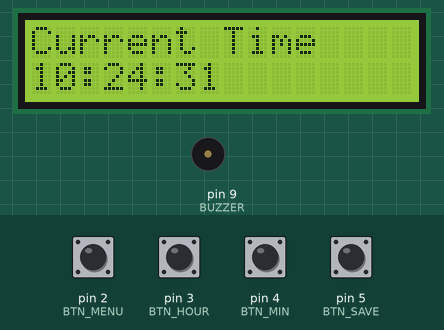
Recording of a sketch running on a simulated Arduino Uno, built with avr-gcc and run on an emulated ATmega328P. On the bench: 16×2 character LCD, buzzer (waves = sounding, pin HIGH). The test bench sets the inputs (shaded band); at power-on: pin 2 (BTN_MENU), pin 3 (BTN_HOUR), pin 4 (BTN_MIN), pin 5 (BTN_SAVE) HIGH. The local clock reads 2024-03-15 10:24:30 at power-on unless the sketch sets it; what the sketch prints to the serial monitor is not drawn.

Above: at 1.2 s.
1.3 s: pin 2 (BTN_MENU) pulled LOW for 0.15 s
At 2.4 s:
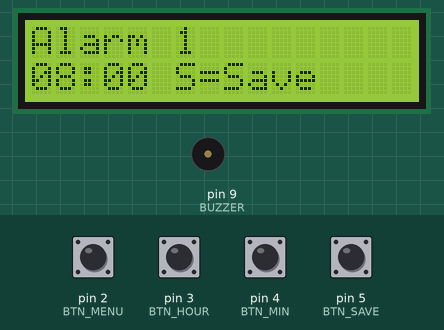
2.9 s: pin 3 (BTN_HOUR) pulled LOW for 0.15 s
4.5 s: pin 4 (BTN_MIN) pulled LOW for 0.15 s
At 5.7 s:
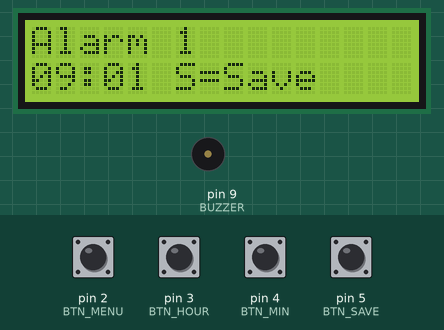
6.1 s: pin 2 (BTN_MENU) pulled LOW for 1 s
At 7.0 s:
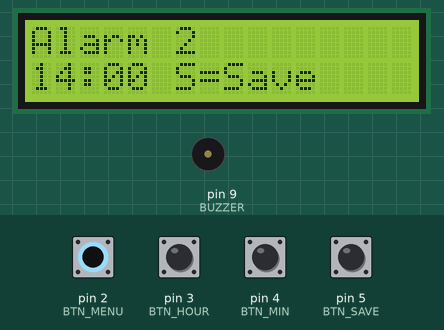
8.6 s: pin 3 (BTN_HOUR) pulled LOW for 1 s
At 9.4 s:
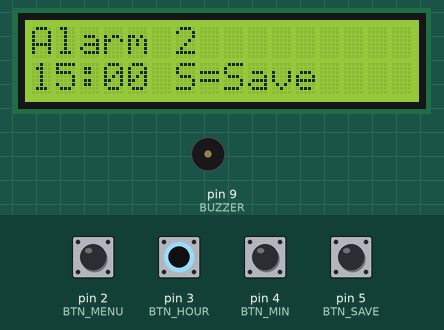
11.1 s: pin 4 (BTN_MIN) pulled LOW for 1 s
At 12.4 s:
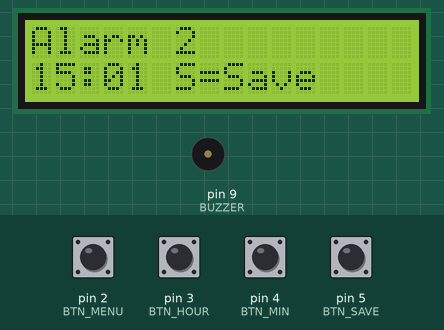
Timing chart, 0 to 14.1 s (numbered marks = the images above; inputs shaded):
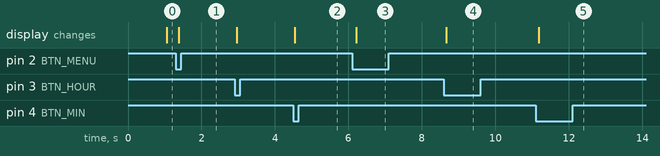

The sketch:

code.ino
```cpp
#include <Wire.h>
#include <LiquidCrystal_I2C.h>
#include <ThreeWire.h>
#include <RtcDS1302.h>
#include <EEPROM.h>

// ---------------- RTC ----------------
#define RTC_DAT 7
#define RTC_CLK 6
#define RTC_RST 8

ThreeWire myWire(RTC_DAT, RTC_CLK, RTC_RST);
RtcDS1302<ThreeWire> Rtc(myWire);

// ---------------- LCD ----------------
LiquidCrystal_I2C lcd(0x27, 16, 2);

// ---------------- BUTTONS ----------------
#define BTN_MENU 2
#define BTN_HOUR 3
#define BTN_MIN 4
#define BTN_SAVE 5

// ---------------- BUZZER ----------------
#define BUZZER 9

// ---------------- ALARMS ----------------
int alarmHour[3];
int alarmMinute[3];

bool alarmDone[3];

int lastDay = -1;

bool alarmActive = false;
int activeAlarm = -1;

// ---------------- UI ----------------
int screen = 0;
int lastScreen = -1;

bool prevMenu = HIGH;
bool prevHour = HIGH;
bool prevMin = HIGH;
bool prevSave = HIGH;

unsigned long lastSerial = 0;

// =====================================

void loadAlarms()
{
    alarmHour[0] = EEPROM.read(0);
    alarmMinute[0] = EEPROM.read(1);

    alarmHour[1] = EEPROM.read(2);
    alarmMinute[1] = EEPROM.read(3);

    alarmHour[2] = EEPROM.read(4);
    alarmMinute[2] = EEPROM.read(5);

    // first boot defaults
    if (alarmHour[0] > 23)
    {
        alarmHour[0] = 8;
        alarmMinute[0] = 0;

        alarmHour[1] = 14;
        alarmMinute[1] = 0;

        alarmHour[2] = 20;
        alarmMinute[2] = 0;
    }
}

void saveAlarm(int idx)
{
    EEPROM.update(idx * 2, alarmHour[idx]);
    EEPROM.update(idx * 2 + 1, alarmMinute[idx]);

    Serial.print("Saved Alarm ");
    Serial.println(idx + 1);
}

// =====================================

void setup()
{
    Serial.begin(9600);

    pinMode(BTN_MENU, INPUT_PULLUP);
    pinMode(BTN_HOUR, INPUT_PULLUP);
    pinMode(BTN_MIN, INPUT_PULLUP);
    pinMode(BTN_SAVE, INPUT_PULLUP);

    pinMode(BUZZER, OUTPUT);

    lcd.init();
    lcd.backlight();

    Rtc.Begin();

    if (Rtc.GetIsWriteProtected())
        Rtc.SetIsWriteProtected(false);

    if (!Rtc.GetIsRunning())
        Rtc.SetIsRunning(true);

    /*
      UNCOMMENT ONLY ONCE

      RtcDateTime compiled(__DATE__, __TIME__);
      Rtc.SetDateTime(compiled);

      Upload.
      Then comment again and re-upload.
    */

    loadAlarms();

    Serial.println("Medicine Reminder Started");
}

// =====================================

void loop()
{
    RtcDateTime now = Rtc.GetDateTime();

    bool menuPressed =
        (digitalRead(BTN_MENU) == LOW && prevMenu == HIGH);

    bool hourPressed =
        (digitalRead(BTN_HOUR) == LOW && prevHour == HIGH);

    bool minPressed =
        (digitalRead(BTN_MIN) == LOW && prevMin == HIGH);

    bool savePressed =
        (digitalRead(BTN_SAVE) == LOW && prevSave == HIGH);

    prevMenu = digitalRead(BTN_MENU);
    prevHour = digitalRead(BTN_HOUR);
    prevMin = digitalRead(BTN_MIN);
    prevSave = digitalRead(BTN_SAVE);

    // -------- New Day --------
    if (now.Day() != lastDay)
    {
        lastDay = now.Day();

        for (int i = 0; i < 3; i++)
            alarmDone[i] = false;

        Serial.println("New Day");
    }

    // -------- Alarm Check --------
    if (!alarmActive)
    {
        for (int i = 0; i < 3; i++)
        {
            if (!alarmDone[i] &&
                now.Hour() == alarmHour[i] &&
                now.Minute() == alarmMinute[i])
            {
                alarmActive = true;
                activeAlarm = i;

                Serial.print("ALARM ");
                Serial.print(i + 1);
                Serial.println(" TRIGGERED");
            }
        }
    }

    // -------- Alarm Screen --------
    if (alarmActive)
    {
        tone(BUZZER, 1000);

        lcd.setCursor(0, 0);
        lcd.print("TAKE MEDICINE ");
        lcd.setCursor(0, 1);
        lcd.print("Alarm ");
        lcd.print(activeAlarm + 1);
        lcd.print(" SAVE");

        if (savePressed)
        {
            alarmDone[activeAlarm] = true;
            alarmActive = false;
            activeAlarm = -1;

            noTone(BUZZER);

            lcd.clear();

            Serial.println("Alarm Acknowledged");
        }

        delay(50);
        return;
    }

    // -------- Menu --------
    if (menuPressed)
    {
        screen++;

        if (screen > 4)
            screen = 0;

        lcd.clear();

        Serial.print("Screen ");
        Serial.println(screen);
    }

    // -------- Draw --------
    if (screen != lastScreen)
    {
        lcd.clear();
        lastScreen = screen;
    }

    switch (screen)
    {
        case 0:
            showTime(now);
            break;

        case 1:
            editAlarm(0, hourPressed, minPressed, savePressed);
            break;

        case 2:
            editAlarm(1, hourPressed, minPressed, savePressed);
            break;

        case 3:
            editAlarm(2, hourPressed, minPressed, savePressed);
            break;

        case 4:
            showAlarms();
            break;
    }

    delay(50);
}

// =====================================

void showTime(RtcDateTime now)
{
    char line[17];

    sprintf(line,
            "%02u:%02u:%02u",
            now.Hour(),
            now.Minute(),
            now.Second());

    lcd.setCursor(0,0);
    lcd.print("Current Time   ");

    lcd.setCursor(0,1);
    lcd.print(line);
    lcd.print("      ");

    if (millis() - lastSerial > 1000)
    {
        Serial.print("TIME ");
        Serial.println(line);

        lastSerial = millis();
    }
}

// =====================================

void editAlarm(
    int idx,
    bool hourPressed,
    bool minPressed,
    bool savePressed)
{
    if (hourPressed)
    {
        alarmHour[idx]++;

        if (alarmHour[idx] > 23)
            alarmHour[idx] = 0;
    }

    if (minPressed)
    {
        alarmMinute[idx]++;

        if (alarmMinute[idx] > 59)
            alarmMinute[idx] = 0;
    }

    if (savePressed)
    {
        saveAlarm(idx);
    }

    lcd.setCursor(0,0);
    lcd.print("Alarm ");
    lcd.print(idx + 1);
    lcd.print("         ");

    char buf[17];

    sprintf(
        buf,
        "%02d:%02d",
        alarmHour[idx],
        alarmMinute[idx]);

    lcd.setCursor(0,1);
    lcd.print(buf);
    lcd.print(" S=Save");
}

// =====================================

void showAlarms()
{
    lcd.setCursor(0,0);

    char top[17];

    sprintf(top,
            "A1 %02d:%02d",
            alarmHour[0],
            alarmMinute[0]);

    lcd.print(top);
    lcd.print("    ");

    char bottom[17];

    sprintf(bottom,
            "A2 %02d A3 %02d",
            alarmHour[1],
            alarmHour[2]);

    lcd.setCursor(0,1);
    lcd.print(bottom);
}
```

Measured:
- after the input at 1.3 s, the display: changes after 0.08 s (image 1)
- after the input at 4.5 s, the display: changes at once (image 2)
- after the input at 6.1 s, the display: changes after 0.11 s (image 3)
- after the input at 8.6 s, the display: changes after 0.06 s (image 4)
- after the input at 11.1 s, the display: changes after 0.09 s (image 5)
